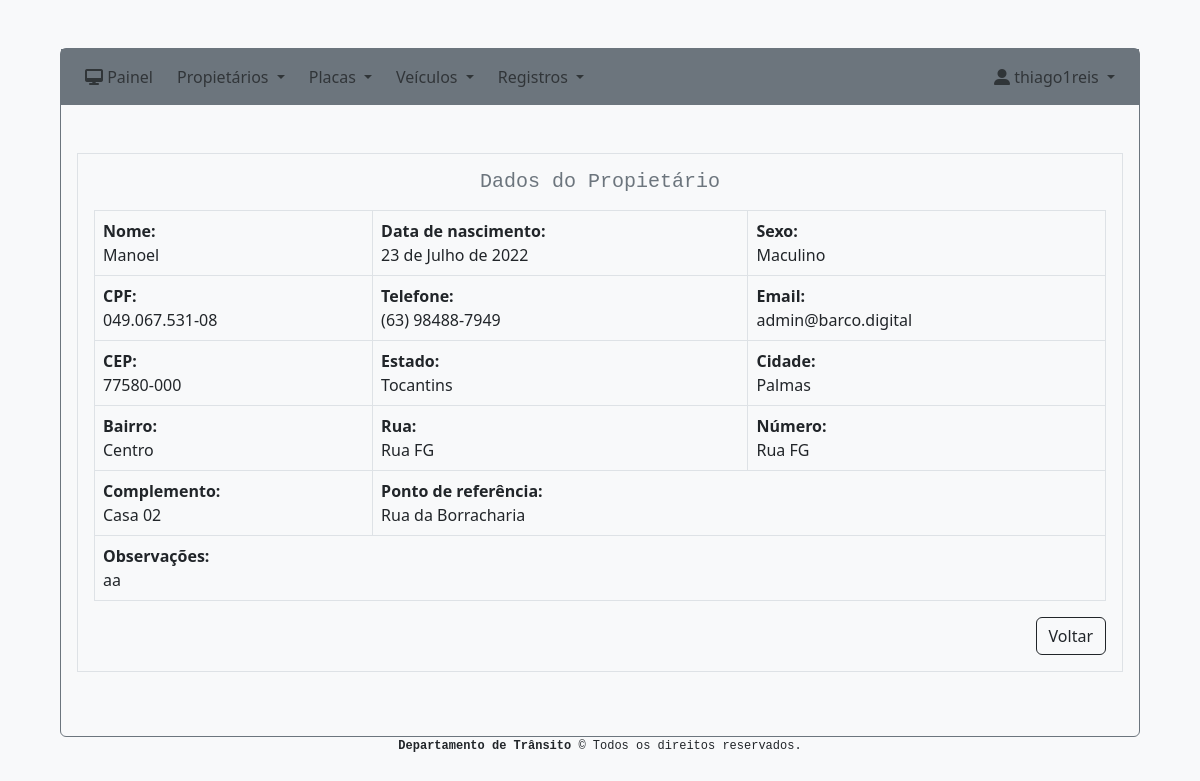
The page /sistema/propietario/visualizar/4 (signed in) on the database as committed earlier.
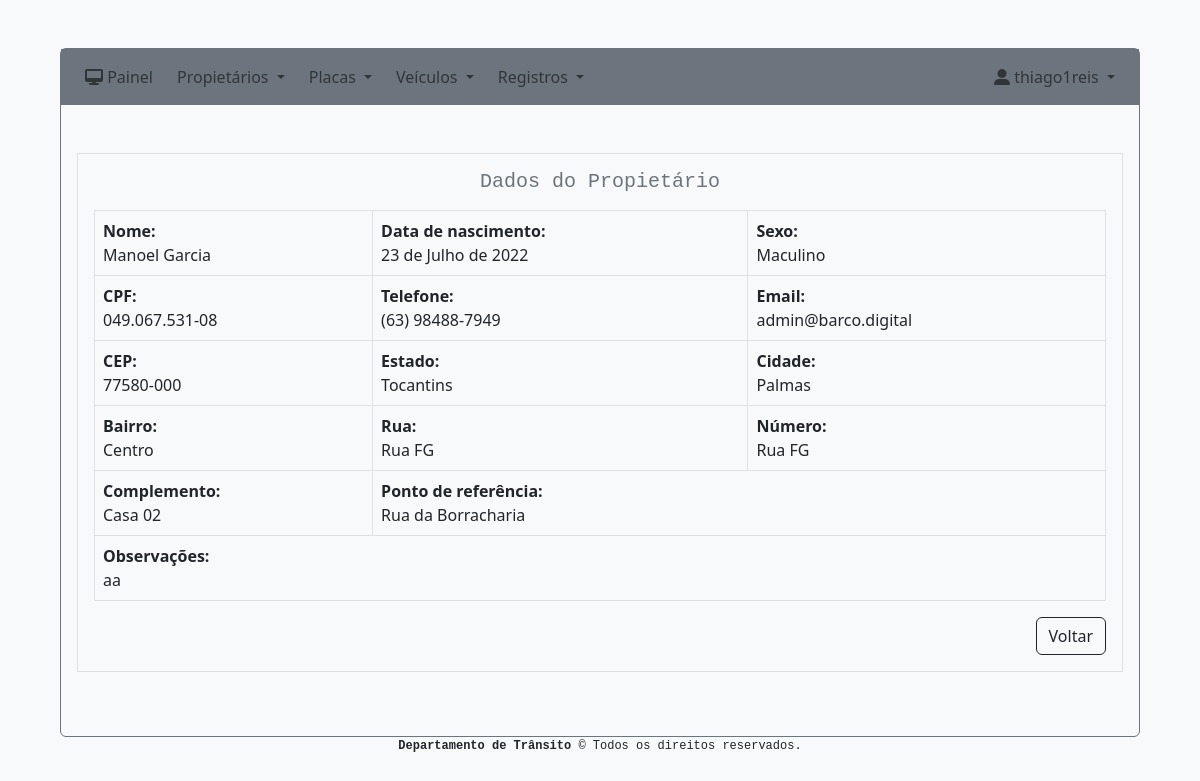
The same page on the database as committed later.
### system/models.py (models this page shows, shortened)
class Owner(models.Model):
    name = models.CharField(max_length=255)
    birth_date = models.DateField()
    sex = models.CharField(max_length=10, choices=SEX_CHOICES, blank=False, null=False)
    cpf = models.CharField(max_length=255)
    telephone = models.CharField(max_length=255, blank=True, null=True)
    email = models.EmailField(blank=True, null=True)
    zip_code = models.CharField(max_length=255)
    state = models.CharField(max_length=25, choices=STATE_CHOICES, blank=False, null=False)
    city = models.CharField(max_length=255)
    district = models.CharField(max_length=255)
    road = models.CharField(max_length=255)
    number = models.IntegerField(blank=True, null=True)
    complement = models.CharField(max_length=255, blank=True, null=True)
    reference_point = models.CharField(max_length=255, blank=True, null=True)
    comments = models.CharField(max_length=255, blank=True, null=True)
    created = models.DateTimeField('created', auto_now_add=True)
    modified = models.DateTimeField('modified', auto_now=True)

### system/views.py (the view)
# urls.py: path('propietario/visualizar/<int:owner_pk>', views.owner_show, name='owner_show'),
@login_required(login_url="/")
def owner_show(request, owner_pk):
    owner = Owner.objects.get(pk=owner_pk)
    context = {
            'owner': owner
        }
    return render(request, 'system/owner_show.html', context,)

### system/templates/system/owner_show.html
{% extends 'base.html' %}
{% block content %}
    <div class="border p-3 m-3">
        <h5 class="font-monospace text-secondary text-center mb-3">Dados do Propietário</h5>
        <div class="table-responsive">
          <table class="table table-bordered">
            <tbody>
              <tr>
                <td><span class="fw-bold">Nome:</span><br>{{ owner.name }}</td>
                <td><span class="fw-bold">Data de nascimento:</span><br>{{ owner.birth_date }}</td>
                <td><span class="fw-bold">Sexo:</span><br>{{ owner.sex }}</td>
              </tr>
              <tr>
                <td><span class="fw-bold">CPF:</span><br>{{ owner.cpf }}</td>
                <td><span class="fw-bold">Telefone:</span><br>{{ owner.telephone }}</td>
                <td><span class="fw-bold">Email:</span><br>{{ owner.email }}</td>
              </tr>
              <tr>
                <td><span class="fw-bold">CEP:</span><br>{{ owner.zip_code }}</td>
                <td><span class="fw-bold">Estado:</span><br>{{ owner.state }}</td>
                <td><span class="fw-bold">Cidade:</span><br>{{ owner.city }}</td>
              </tr>
              <tr>
                <td><span class="fw-bold">Bairro:</span><br>{{ owner.district }}</td>
                <td><span class="fw-bold">Rua:</span><br>{{ owner.road }}</td>
                <td><span class="fw-bold">Número:</span><br>{{ owner.road }}</td>
              </tr>
              <tr>
                <td><span class="fw-bold">Complemento:</span><br>{{ owner.complement }}</td>
                <td colspan="2"><span class="fw-bold">Ponto de referência:</span><br>{{ owner.reference_point }}</td>
              </tr>
              <tr>
                <td colspan="3"><span class="fw-bold">Observações:</span><br>{{ owner.comments }}</td>
              </tr>
            </tbody>
          </table>
          <div class="d-grid gap-3 d-md-flex justify-content-md-end">
            <a href="{% url 'owner_index' %}" class="btn btn-outline-dark ">Voltar</a>
        </div>
        </div>
    </div>
{% endblock %}

Rows that differ between the two databases and show on the page:
changed Owner "Maculino": name "Manoel" → "Manoel Garcia"
